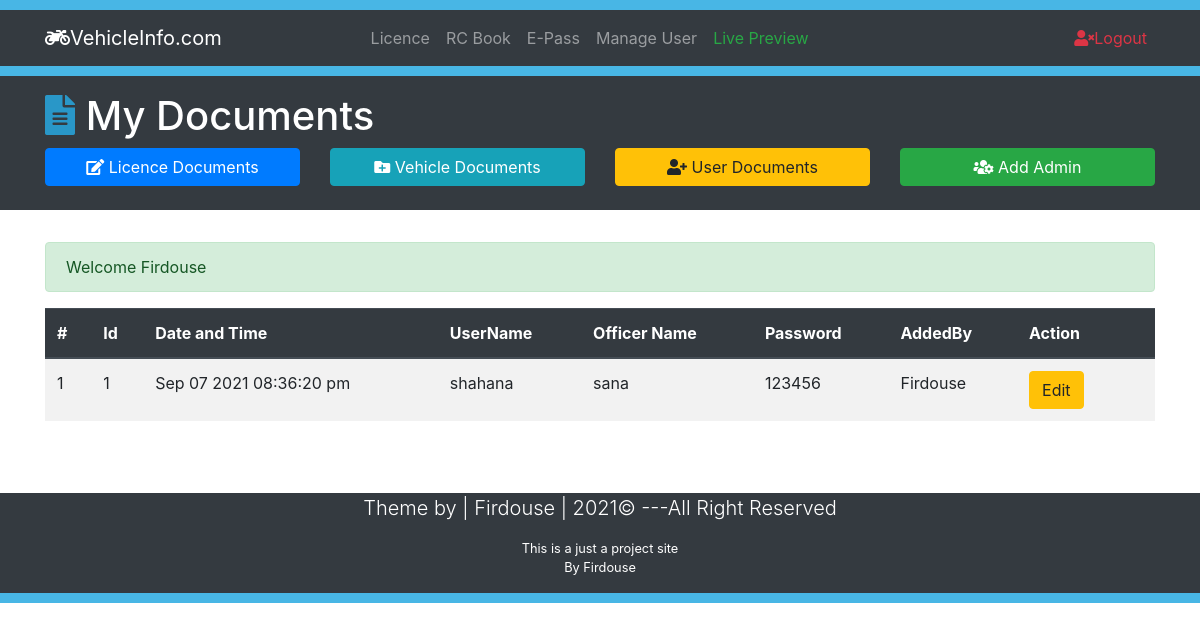
The app's page /uploads/officerDoc.php (signed in) with its own data.
### tables this page shows
CREATE TABLE IF NOT EXISTS `officer` (
`Id` int(11) NOT NULL,
  `DateTime` varchar(50) NOT NULL,
  `username` varchar(50) NOT NULL,
  `password` varchar(50) NOT NULL,
  `name` varchar(50) NOT NULL,
  `AddedBy` varchar(50) NOT NULL
);

### uploads/officerDoc.php (the view, shortened to what this page needs)
<?php require_once("../includes/DB.php");?>
<?php require_once("../includes/Session.php");?>
<!DOCTYPE html>
<html lang="en">
<head>
  <link rel="stylesheet" href="https://use.fontawesome.com/releases/v5.5.0/css/all.css">
  <link rel="stylesheet" href="https://stackpath.bootstrapcdn.com/bootstrap/4.2.1/css/bootstrap.min.css">
  <link rel="stylesheet" href="css/style.css">
</head>
<body>
  <div style="height: 10px; background: #27a9e1d7;"></div>
  <nav class="navbar navbar-expand-lg navbar-dark bg-dark">
    <div class="container">
      <a href="AddDoc.php" class="navbar-brand"><i class="fas fa-motorcycle"></i>VehicleInfo.com </a>
      <div class="collapse navbar-collapse" id="navbarcollapse1">
        <ul class="navbar-nav mx-auto">
          <li class="nav-item">
            <a href="Licence.php" class="nav-link">Licence</a>
          </li>
          <li class="nav-item">
            <a href="Rc_Book.php" class="nav-link">RC Book</a>
          </li>
          <li class="nav-item">
            <a href="epass.php" class="nav-link">E-Pass</a>
          </li>
          <li class="nav-item">
            <a href="officer.php" class="nav-link">Manage User</a>
          </li>
          <li class="nav-item">
            <a href="frontend.php" class="nav-link  text-success">Live Preview</a>
          </li>
        </ul>
        <ul class="navbar-nav ml-auto">
          <li class="nav-item">
          <a href="Logout.php" class="nav-link text-danger"> <i class="fas fa-user-times"></i>Logout</a>
          </li>
        </ul>
      </div>
    </div>
  </nav>
  <div style="height: 10px; background: #27a9e1d7;"></div>
  <header class="bg-dark text-white py-3 ">
    <div class="container">
      <div class="row">
        <div class="col-md-12">
          <h1><i class="fas fa-file-alt"  style="color: #27a9e1d7;"></i> My Documents</h1>
        </div>
        <div class="col-lg-3 mb-2">
          <a href="licenceDoc.php" class="btn btn-primary btn-block">
            <i class="fas fa-edit"></i> Licence Documents
          </a>
        </div>
        <div class="col-lg-3 mb-2">
          <a href="VehicleDoc.php" class="btn btn-info btn-block">
            <i class="fas fa-folder-plus"></i> Vehicle Documents
          </a>
        </div>
        <div class="col-lg-3 mb-2">
          <a href="officerDoc.php" class="btn btn-warning btn-block">
            <i class="fas fa-user-plus"></i> User Documents
          </a>
        </div>
        <div class="col-lg-3 mb-2">
          <a href="Admin.php" class="btn btn-success btn-block">
            <i class="fas fa-users-cog"></i> Add Admin
          </a>
        </div>
      </div>
    </div>
  </header>
  <br>
  <section class="container py-2 mb-4">
    <div class="row">
      <div class="col-lg-12">
      <?php
        echo SuccessMessage();
        ?>
        <table class="table table-striped table-hover">
          <thead class="thead-dark">
            <tr>
              <th>#</th>
              <th>Id</th>
              <th>Date and Time</th>
              <th>UserName</th>
              <th>Officer Name</th>
              <th>Password</th>
              <th>AddedBy</th>
              <th>Action</th>
              <th></th>
            </tr>
          </thead>
            <?php
          $sql="select * from officer";
          $stmt = $ConnectingDB->query($sql);
          $Sr = 0;
          while($DataRows = $stmt->fetch()) {
            $Id           = $DataRows["Id"];
            $DateTime     = $DataRows["DateTime"];
            $UserName     = $DataRows["username"];
            $Name         = $DataRows["name"];
            $Password     = $DataRows["password"];
            $AddedBy      = $DataRows["AddedBy"];
            $Sr++;
          ?>
          <tbody>
            <tr>
              <td><?php echo $Sr; ?></td>
              <td><?php echo $Id; ?></td>
              <td>
                <?php echo $DateTime; ?>
              </td>
              <td>
                <?php echo $UserName; ?></td>
              <td>
                <?php if (empty($Name)) {
                  echo "NA";
                }else{ echo $Name; }?></td>
              <td>
                <?php echo $Password; ?></td>
                <td><?php echo $AddedBy?> </td>
              <td>
                <a href="officerEdit.php?Id=<?php echo $Id?>"><span class="btn btn-warning">Edit</span></a>
              </td>
              <td>
            </tr>
          </tbody>
          <?php } ?>
        </table>
      </div>
  </div>
  </section>
<br>
  <footer class="bg-dark text-white">
    <div class="container">
      <div class="row">
        <div class="col">
        <p class="lead text-center">Theme by | Firdouse | <span id="year"></span>&copy; ---All Right Reserved</p>
        <p class="text-center small">This is a just a project site <br>By Firdouse </p>
        </div>
      </div>
    </div>
  </footer>
  <div style="height: 10px; background: #27a9e1d7;"></div>
</body>
</html>

### records on screen
officer: Id "1", DateTime "Sep 07 2021 08:36:20 pm", username "shahana", name "sana", password "123456", AddedBy "Firdouse"

### other values on screen
SuccessMessage() "Welcome Firdouse"
